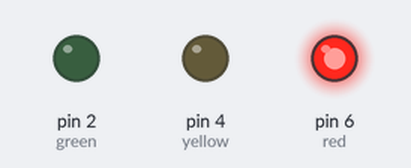
Bench run of a sketch on a simulated Arduino Uno, built with avr-gcc and run on an emulated ATmega328P. Parts: output pins drawn as LEDs (lit = HIGH).

Above: at 7.5 s.
At 16.0 s:
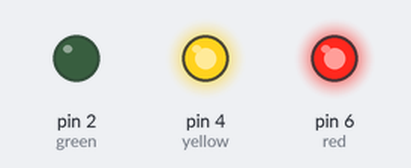
At 17.1 s:
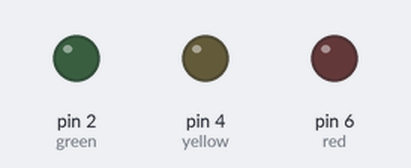
At 22.2 s:
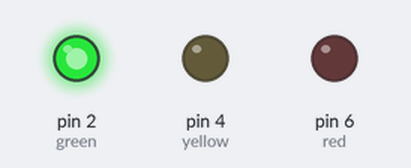
At 28.4 s:
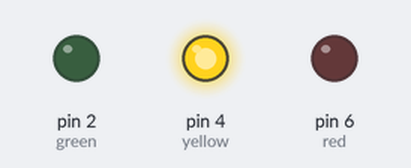
Timing chart, 0 to 38.5 s (numbered marks = the images above):
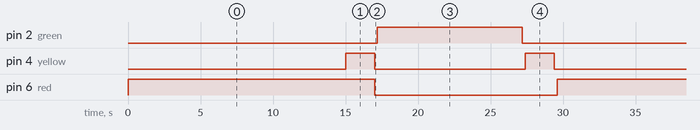

The sketch:

TrafficLight.ino
```cpp
// C++ code

//pins
int red = 6;
int yellow = 4;
int green = 2;


void setup()
{
  pinMode(green, OUTPUT);
  pinMode(yellow, OUTPUT);
  pinMode(red, OUTPUT);
}

void loop()
{
  digitalWrite(red, HIGH);
  delay(15000);
  digitalWrite(yellow, HIGH);
  delay(2000);
  digitalWrite(yellow, LOW);
  digitalWrite(red, LOW);
  delay(200);
  digitalWrite(green, HIGH);
  delay(10000);
  digitalWrite(green, LOW);
  delay(200);
  digitalWrite(yellow, HIGH);
  delay(2000);
  digitalWrite(yellow, LOW);
  delay(200);
}
```

Measured:
- by itself, pin 2 (green): alternates HIGH for 10.0 s and LOW for 19.6 s
- by itself, pin 4 (yellow): repeats every 29.6 s: LOW 10.4 s, HIGH 2.0 s, LOW 15.2 s, HIGH 2.0 s
- by itself, pin 6 (red): alternates HIGH for 17.0 s and LOW for 12.6 s
